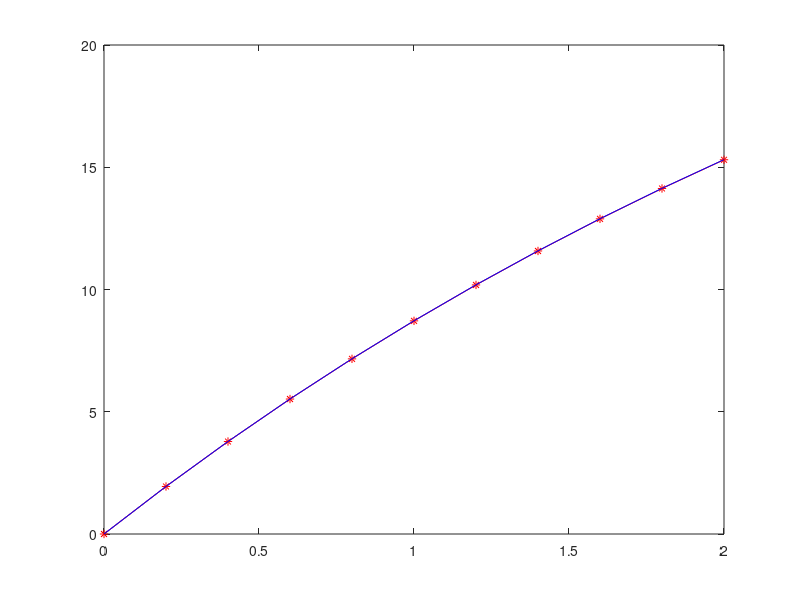

The MATLAB script that drew this image:
% This code integrates on [x0,xf] a model equation
%   v' = -av+g
%   y(x0)=y0.
% The integration is done by the Modified Euler method.

clear all
clc


g=10;
vinf=35.7;           % velocity
a=g/vinf;            % resesitance of air

t0=0;
tf=2;                          % beginning and ending values of t
h=0.2;                         % step size in t
v0=0;                          % initial value of speed

t=[t0:h:tf];                   % this is the vector of x values

v_analytical=(g/a)-exp(-a*t)*g/a;  % analytical

% Solve the equation using the Modified Euler method:

v(1)=v0;

for i=1:length(t)-1
    vbar(i+1)=v(i)+h*(g-a*v(i));
    v(i+1)=0.5*(v(i)+vbar(i+1)+h*(g-a*vbar(i+1)));
    
end

figure(10101);
plot(t,v,'r*-')
hold on
plot(t,v_analytical,'b')
